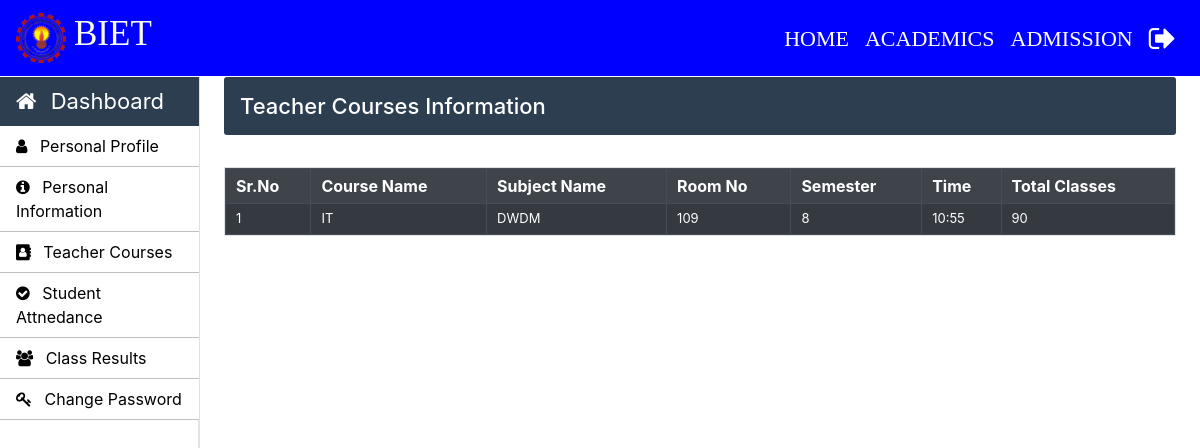
Page /Teacher/teacher-courses.php (signed in) on the committed database.
### tables this page shows
CREATE TABLE `teacher_courses` (
  `teacher_courses_id` int(11) NOT NULL,
  `course_code` varchar(10) NOT NULL,
  `semester` int(11) NOT NULL,
  `teacher_id` varchar(10) NOT NULL,
  `subject_code` varchar(10) NOT NULL,
  `assign_date` varchar(10) NOT NULL,
  `total_classes` int(11) NOT NULL
);

CREATE TABLE `time_table` (
  `id` int(11) NOT NULL,
  `course_code` varchar(10) NOT NULL,
  `semester` int(11) NOT NULL,
  `timing_from` varchar(10) NOT NULL,
  `timing_to` varchar(10) NOT NULL,
  `day` varchar(20) NOT NULL,
  `subject_code` varchar(20) NOT NULL,
  `room_no` int(11) NOT NULL
);

### Teacher/teacher-courses.php (the view, shortened to what this page needs)
 <?php
		require_once "../connection/connection.php";
	?>
<!doctype html>
<html lang="en">
	<head>
	</head>
	<body>
		<?php include('../common/common-header.php') ?>
		<?php include('../common/teacher-sidebar.php') ?>
		<main role="main" class="col-xl-10 col-lg-9 col-md-8 ml-sm-auto px-md-4 main-background mb-2 w-100">
			<div class="sub-main">
				<div class="text-center d-flex flex-wrap flex-md-nowrap pt-3 pb-2 mb-3 text-white admin-dashboard pl-3">
					<h4 class="">Teacher Courses Information</h4>
				</div>
				<div class="row">
					<div class="col-md-12">
						<section class="border mt-3">
							<table border="1" class="w-100 table-striped table-dark"cellpadding="5" >
								<tr>
									<th>Sr.No</th>
									<th>Course Name</th>
									<th>Subject Name</th>
									<th>Room No</th>
									<th>Semester</th>
									<th>Time</th>
									<th>Total Classes</th>
								</tr>
								<?php
								$sr_no=1;
								$teacher_email=$_SESSION['LoginTeacher'];
								$query1="select * from teacher_info where email='$teacher_email'";
								$run1=$run=mysqli_query($con,$query1);
								$teacher_id=0;
								while($row=mysqli_fetch_array($run1)) {
									$teacher_id=$row["teacher_id"];
								}
								$query="select tc.teacher_id,tc.course_code,tc.subject_code,tc.semester,tc.total_classes,tt.room_no,tt.timing_to from teacher_courses tc inner join time_table tt on tc.subject_code=tt.subject_code where teacher_id='".@$teacher_id."'";
								$run=mysqli_query($con,$query);
								while($row=mysqli_fetch_array($run)) {
									echo "<tr>";
									echo "<td>".$sr_no++ ."</td>";
									echo "<td>".$row["course_code"]."</td>";
									echo "<td>".$row["subject_code"]."</td>";
									echo "<td>".$row["room_no"]."</td>";
									echo "<td>".$row["semester"]."</td>";
									echo "<td>".$row["timing_to"]."</td>";
									echo "<td>".$row["total_classes"]."</td>";
									echo "</tr>";
								}
								?>
							</table>
						</section>
					</div>
				</div>
			</div>
		</main>
	</body>
</html>

### Css/style.css (style rules this page uses)
h4 { font-size: 22px; }
.admin-dashboard { margin-top: 1px !important; background: #2c3e50 !important; border-radius: 3px; }
.table-elements tr, td, th { font-size: 13px; border: 1px solid rgb(194, 193, 193); padding-left: 10px !important; }
.table-font-for-transcript td, th { font-size: 16px !important; }

### rows in the picture
teacher_courses: course_code "IT", subject_code "DWDM", time_table.room_no "109", semester "8", time_table.timing_to "10:55", total_classes "90"
